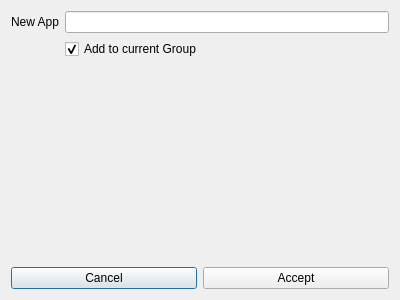
<?xml version="1.0" encoding="UTF-8"?>
<ui version="4.0">
 <class>Dialog</class>
 <widget class="QDialog" name="Dialog">
  <property name="geometry">
   <rect>
    <x>0</x>
    <y>0</y>
    <width>400</width>
    <height>300</height>
   </rect>
  </property>
  <property name="windowTitle">
   <string>Dialog</string>
  </property>
  <layout class="QVBoxLayout" name="verticalLayout">
   <item>
    <layout class="QFormLayout" name="formLayout">
     <item row="1" column="0">
      <layout class="QHBoxLayout" name="horizontalLayout">
       <item>
        <widget class="QLabel" name="label">
         <property name="text">
          <string>New App</string>
         </property>
        </widget>
       </item>
      </layout>
     </item>
     <item row="1" column="1">
      <widget class="QLineEdit" name="app_lineEdit"/>
     </item>
     <item row="2" column="1">
      <widget class="QCheckBox" name="add_current_check">
       <property name="text">
        <string>Add to current Group</string>
       </property>
       <property name="checked">
        <bool>true</bool>
       </property>
      </widget>
     </item>
    </layout>
   </item>
   <item>
    <layout class="QHBoxLayout" name="horizontalLayout_2">
     <item>
      <widget class="QPushButton" name="cancel_button">
       <property name="text">
        <string>Cancel</string>
       </property>
      </widget>
     </item>
     <item>
      <widget class="QPushButton" name="accept_button">
       <property name="text">
        <string>Accept</string>
       </property>
      </widget>
     </item>
    </layout>
   </item>
  </layout>
 </widget>
 <resources/>
 <connections/>
</ui>
